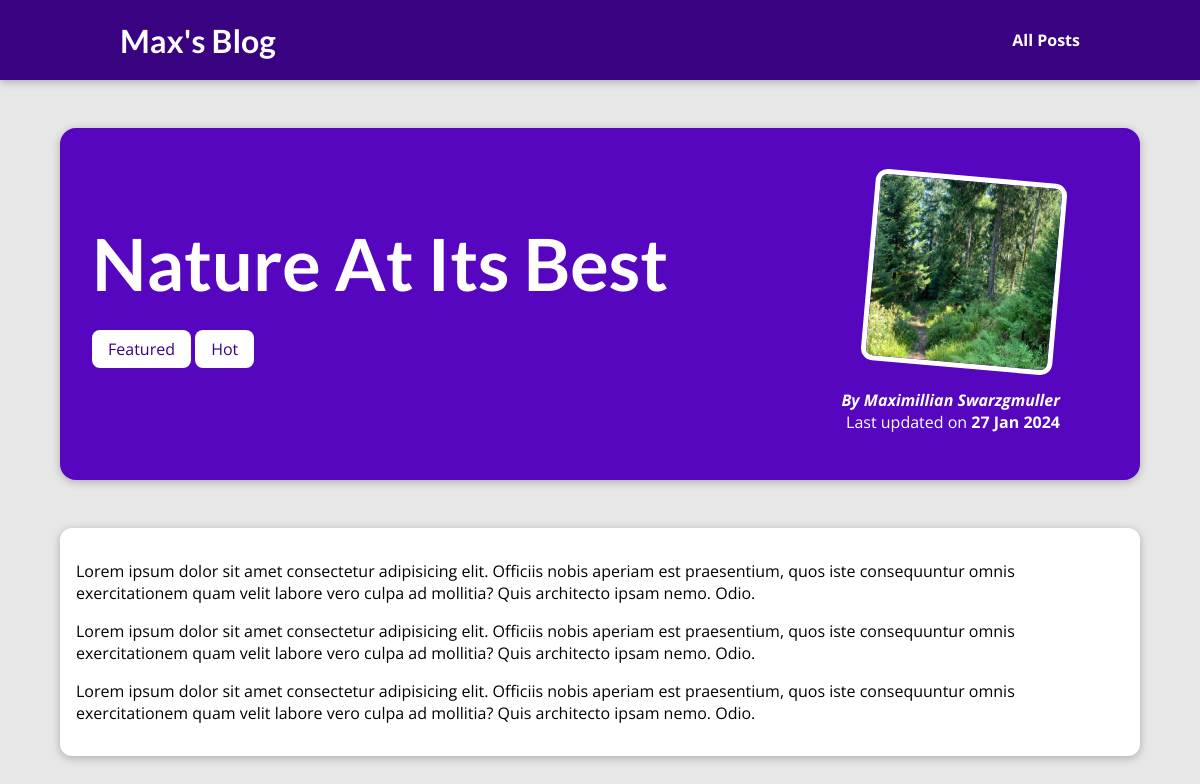
The page /posts/nature-at-its-best on the database its author committed.
### posts/models.py (models this page shows, shortened)
class Post(models.Model):
    title = models.CharField(max_length=150)
    excerpt = models.CharField(max_length=200)
    image_name = models.CharField(max_length=100)
    date = models.DateField(auto_now=True)
    slug = models.SlugField(unique=True,db_index=True)
    content = models.TextField(validators=[MinLengthValidator(10)])
    author = models.ForeignKey(Author,on_delete=models.SET_NULL,related_name='posts',null=True)
    tag = models.ManyToManyField(Tag)

class Tag(models.Model):
    caption = models.CharField(max_length=50)

class Author(models.Model):
    first_name = models.CharField(max_length=100)
    last_name = models.CharField(max_length=100)
    email_address = models.EmailField()
    def __str__(self):
        return f"{self.first_name} {self.last_name}"

### posts/views.py (the view)
# urls.py: path('posts/<slug:slug>',view=views.post_details,name='post-detail-page')
def post_details(request,slug):
    specific_post = Post.objects.get(slug=slug)
    return render(request,'posts/post-detail.html',{
        "post":specific_post,
        "post_tag":specific_post.tag.all()
    })

### posts/templates/posts/post-detail.html (shortened to what this page needs)
{% extends "base.html" %}
{% load static %}
{% block css_styles %}
<link rel='stylesheet' href="{% static "posts/post-detail.css" %}">
{% endblock css_styles %}
{% block content %}
<section id="summary">
  <h2>{{ post.title }}</h2>
  <div>
    {% for tag in post_tag %}
    <span class='tag'>{{ tag.caption }}</span>
    {% endfor %}
  </div>
  <article>
    <img src="{% static "posts/images/"|add:post.image_name %}" alt="{{ post.title }}" />
    <address>By <a href="mailto:{{ post.author.email_address }}">{{ post.author }}</a></address>
    <div>Last updated on <time>{{ post.date|date:"d M Y" }}</time></div>
  </article>
</section>
<main>
  {{ post.content|linebreaks }}
</main>
{% endblock content %}

### static/app.css (style rules this page uses)
* { box-sizing: border-box; }
html { font-family: 'Open Sans', 'Lato', sans-serif; }
body { margin: 0; }
h1, h2, h3 { font-family: 'Lato', sans-serif; font-weight: bold; }

### posts/static/posts/post-detail.css (style rules this page uses)
body { background-color: #e7e7e7; }
#summary { margin: 8rem auto 3rem auto; padding: 2rem; width: 90%; max-width: 90rem; border-radius: 16px; background-color: #5706c0; position: relative; box-shadow: 0 2px 8px rgba(0, 0, 0, 0.25); height: 22rem; }
#summary h2 { color: white; font-size: 4.5rem; margin-bottom: 2rem; }
#summary article { position: absolute; top: 2rem; right: 3rem; padding: 1rem 2rem; border-radius: 12px; text-align: right; color: white; }
#summary article img { width: 12rem; height: 12rem; border-radius: 12px; transform: rotateZ(5deg); border: 5px solid white; margin-bottom: 1rem; }
#summary address { font-weight: bold; }
#summary time { font-weight: bold; }
#summary a { color: white; text-decoration: none; }
.tag { color: #390281; background-color: white; padding: 0.5rem 1rem; border-radius: 8px; }
main { width: 90%; max-width: 90rem; margin: 3rem auto; background-color: white; padding: 1rem; border-radius: 12px; box-shadow: 0 2px 8px rgba(0, 0, 0, 0.25); }

### rows shown on the page
Post: title "Nature At Its Best", image_name (picture), author "Maximillian Swarzgmuller", date "27 Jan 2024", content "Lorem ipsum dolor sit amet consectetur adipisicing elit. Officiis nobis aperiam est praesentium, quos iste consequuntur omnis exercitationem quam velit labore vero culpa ad mollitia? Quis architecto ipsam nemo. Odio. Lorem ipsum dolor sit amet consectetur adipisicing elit. Officiis nobis aperiam est praesentium, quos iste consequuntur omnis exercitationem quam velit labore vero culpa ad mollitia? Quis architecto ipsam nemo. Odio. Lorem ipsum dolor sit amet consectetur adipisicing elit. Officiis nobis aperiam est praesentium, quos iste consequuntur omnis exercitationem quam velit labore vero culpa ad mollitia? Quis architecto ipsam nemo. Odio."
Tag: caption "Featured"
Tag: caption "Hot"
